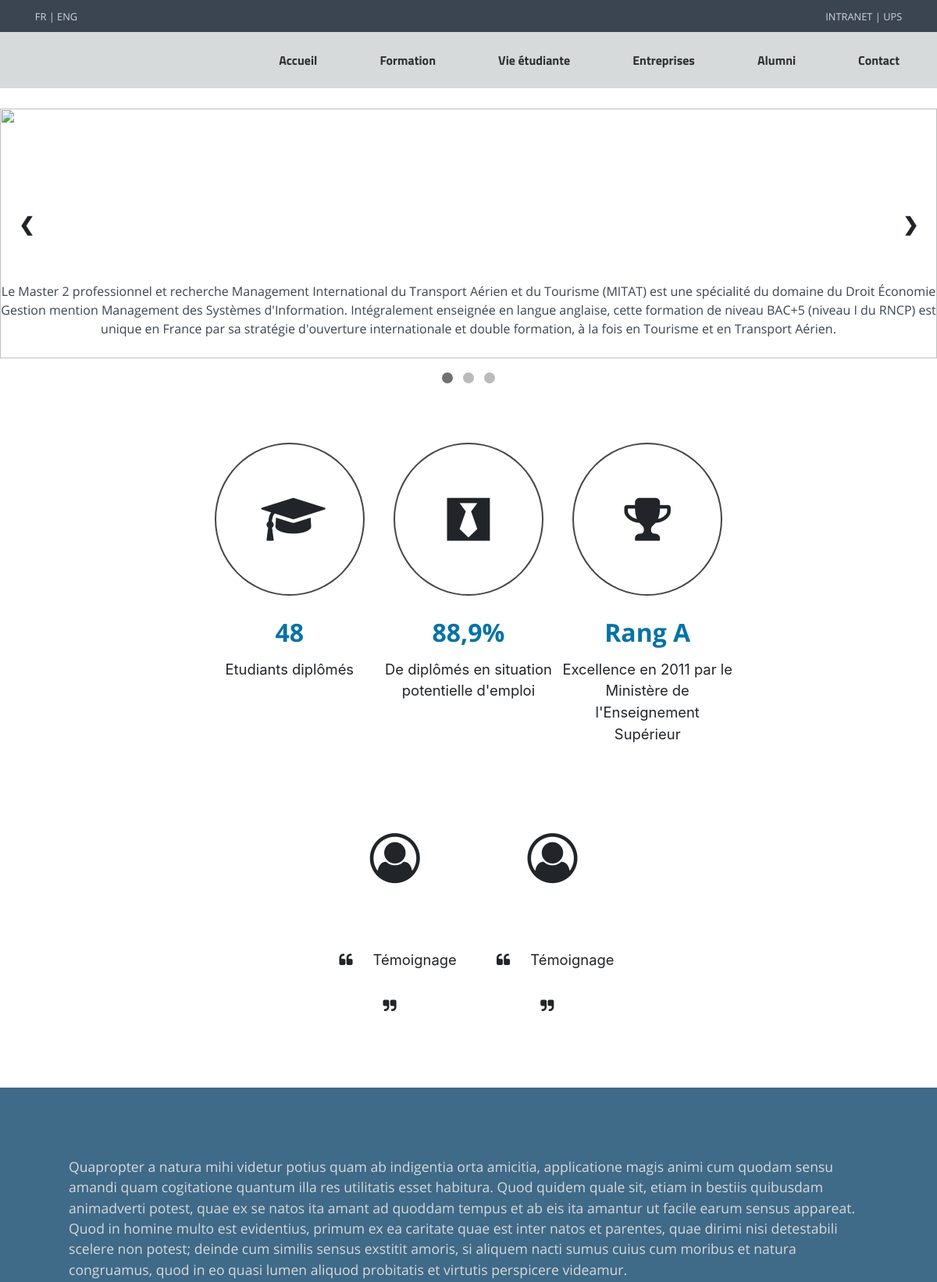
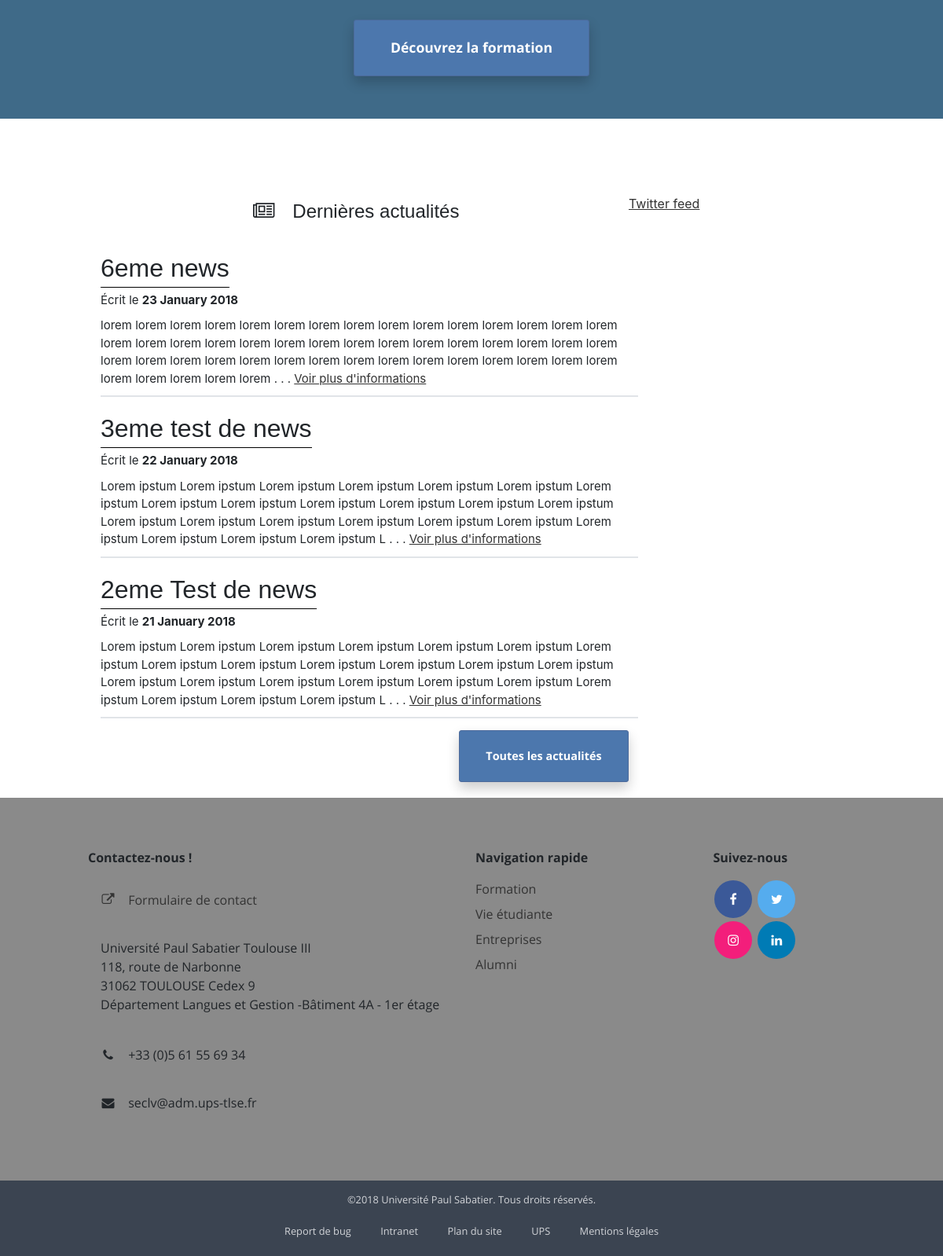
The page / on the database its author committed (2 pictures, top to bottom).
### tables this page shows
CREATE TABLE IF NOT EXISTS `news` (
  `id_news` int(11) NOT NULL AUTO_INCREMENT,
  `title` varchar(100) NOT NULL,
  `contenu` text NOT NULL,
  `date` date NOT NULL,
  PRIMARY KEY (`id_news`)
);

### index.php (the view, shortened to what this page needs)
<!DOCTYPE html>
<html>
<head>
	<link rel="stylesheet" type="text/css" href="style.css">
  	<link rel="stylesheet" type="text/css" href="assets/css/knacss-unminified.css">
  	<link rel="stylesheet" href="https://cdnjs.cloudflare.com/ajax/libs/font-awesome/4.7.0/css/font-awesome.min.css">
  	<link rel="stylesheet" type="text/javascript" href="script.js">
</head>
<body>
	<?php
		require('menu_footer.php');
	?>
	<div class="slideshow-container">
		<div class="slides fade">
		  <img src="" class="slides-img">
		  <div class="slides-text">Le Master 2 professionnel et recherche Management International du Transport Aérien et du Tourisme (MITAT) est une spécialité du domaine du Droit Économie Gestion mention Management des Systèmes d'Information. Intégralement enseignée en langue anglaise, cette formation de niveau BAC+5 (niveau I du RNCP) est unique en France par sa stratégie d'ouverture internationale et double formation, à la fois en Tourisme et en Transport Aérien.</div>
		</div>
		<a class="slides-previous" onclick="plusSlides(-1)">&#10094;</a>
		<a class="slides-next" onclick="plusSlides(1)">&#10095;</a>
		<div class="slides-dots">
		  <span class="dot" onclick="currentSlide(1)"></span>
		  <span class="dot" onclick="currentSlide(2)"></span>
		  <span class="dot" onclick="currentSlide(3)"></span>
		</div>
	</div>
	<div class="key-informations grid-5 has-gutter">
		<div></div>
		<div class="key-information txtcenter">
			<div class="key-information-icon"><i class="fa fa-graduation-cap" style="font-size: 4em"></i></div>
			<p class="key-information-title">48</p>
			<p class="key-information-text">Etudiants diplômés</p>
		</div>
		<div class="key-information txtcenter" >
			<div class="key-information-icon"><i class="fa fa-black-tie" style="font-size: 4em"></i></div>
			<p class="key-information-title">88,9%</p>
			<p class="key-information-text">De diplômés en situation potentielle d'emploi</p>
		</div>
		<div class="key-information txtcenter">
			<div class="key-information-icon"><i class="fa fa-trophy" style="font-size: 4em"></i></div>
			<p class="key-information-title">Rang A</p>
			<p class="key-information-text">Excellence en 2011 par le Ministère
				de l'Enseignement Supérieur</p>
		</div>
		<div></div>
	</div>
	<div class="witnesses grid-6 has-gutter">
		<div></div>
		<div></div>
		<div class="witness txtcenter">
			<div class="witness-img"><i class="fa fa-user-circle-o" style="font-size:4em"></i></div>
			<p class="witness-text"><i class='fa fa-quote-left'></i>
			Témoignage
			<i class='fa fa-quote-right'></i></p>
		</div>
		<div class="witness txtcenter" >
			<div class="witness-img"><i class="fa fa-user-circle-o" style="font-size:4em"></i></div>
			<p class="witness-text"><i class='fa fa-quote-left'></i>
			Témoignage
			<i class='fa fa-quote-right'></i></p>
		</div>
		<div></div>
	<div></div>
	</div>
	<div class="hero-img">
		<p class="hero-img-text center"> Quapropter a natura mihi videtur potius quam ab indigentia orta amicitia, applicatione magis animi cum quodam sensu amandi quam cogitatione quantum illa res utilitatis esset habitura. Quod quidem quale sit, etiam in bestiis quibusdam animadverti potest, quae ex se natos ita amant ad quoddam tempus et ab eis ita amantur ut facile earum sensus appareat. Quod in homine multo est evidentius, primum ex ea caritate quae est inter natos et parentes, quae dirimi nisi detestabili scelere non potest; deinde cum similis sensus exstitit amoris, si aliquem nacti sumus cuius cum moribus et natura congruamus, quod in eo quasi lumen aliquod probitatis et virtutis perspicere videamur. </p>
		<a href="#"><button class="hero-img-button"><span>Découvrez la formation</span></button></a>
	</div>
	<div class="newsfeed grid-6 has gutter">
			<div class="latest-news col-4">
				<p class="latest-news-title txtcenter"><i class="fa fa-newspaper-o"></i>Dernières actualités</p>
				<div class="last-news">
					<?php
					require('connexion.php');
					$req = $link->prepare('select * from news order by date desc limit 3');
					$req->execute();
					while($data = $req->fetch()){
						$list = date_parse($data['date']);
						?>
						<article class="news">
							<h1><?php echo utf8_encode($data['title']); ?> </h1>
							<p class="date">Écrit le <b><?php echo $list['day'].' '.ucfirst(strftime("%B",$list['month'])).' '. $list['year']; ?></b></p>
							<p class="news_contenu"> <?php echo utf8_encode(substr($data['contenu'],0, 300));?> . . .
							<a href="actualité.php?id_news=<?php echo $data['id_news']; ?>">Voir plus d'informations</a>
							</p>
						</article>
						<?php
					}
					?>
				</div>
				<a href="actualité.php" class="hero-img-button newsfeed-btn"><span>Toutes les actualités</span></a>
			</div>
			<div class="twitter col-2 right">
				<article class="news_twitter">
					<a class="twitter-timeline" data-lang="fr" data-width="302" data-height = "600"
						href ="https://twitter.com/ups_amitat?lang=fr">Twitter feed</a>
				</article>
			</div>
	</div>
</body>
</html>

### style.css (style rules this page uses)
body { padding-bottom : 40em; min-height: 100%; height: 100%; position: relative; }
.fa { padding: 1em; font-size: 2em; width: 3em; text-align: center; text-decoration: none; margin: 0.1em; border-radius: 50%; }
.slides { display: none }
.slides-img { width: 100%; height: 20em; }
.slideshow-container { top : 1em; width : 100%; margin: auto; position: relative; }
.slides-previous, .slides-next { cursor: pointer; position: absolute; top: 30%; width: auto; padding: 1em; margin-top: auto; color: black; font-weight: bold; font-size: 1.5em; transition: 0.6s ease; border-radius: 0 3px 3px 0; user-select: none; }
.slides-next { right: 0; border-radius: 3px 0 0 3px; }
.slides-text { color: #3B4451; font-size: 1em; font-family: opensans-regular, Helvetica; padding: 0; position: absolute; bottom: 4em; width: 100%; text-align: center; }
.slides-dots { margin-top: 0.9em; text-align: center; }
.dot { cursor: pointer; height: 0.9em; width: 0.9em; margin: 0 4px; background-color: #bbb; border-radius: 50%; display: inline-block; transition: background-color 0.9s ease; }
.active, .dot:hover { background-color: #717171; }
.fade { -webkit-animation-name: fade; -webkit-animation-duration: 1.8s; animation-name: fade; animation-duration: 1.8s; }
.key-informations { margin-top: 3em; padding: 2em; }
.fa-black-tie { border : #454647 2px solid; }
.fa-graduation-cap { padding: 1em 0.9em; border : #454647 2px solid; }
.fa-trophy { border : #454647 2px solid; }
.key-information-title { margin-top: 0.5em; font-size:2em; font-family: opensans-bold; color : #0673a5; }
.key-information-text { font-size: 1.15em; }
.witness-text { font-size: 1.15em; }
.hero-img { margin-top: 4em; height : 25em; background-color: #3F6A88; }
.hero-img-text { padding : 5em; font-family: opensans-regular; color: #D7DADB; font-size: 1.1em; }
.hero-img-button { box-shadow: 0px 8px 16px 0px rgba(0,0,0,0.2); font-family: opensans-bold; border-radius: 3px; background-color: #4c77ad; border : #4c6a9b solid 1px; color: #FFFFFF; text-align: center; font-size:1.1em; padding: 1.5em; width: 17em; transition: all 0.5s; cursor: pointer; display: block; margin : auto; position: relative; bottom: 4em; }
.hero-img-button span { cursor: pointer; display: inline-block; position: relative; transition: 0.9s; }
.hero-img-button span:after { content: '\00bb'; position: absolute; opacity: 0; top: 0; right: -1em; transition: 0.5s; }
.newsfeed { margin-top : 6em; }
.twitter { width: 20em; margin-right: 5em; }
.latest-news { height : 40em; margin-left: 5em; }
.latest-news-title { font-family: Helvetica; margin-top: -0.7em; font-size: 1.5em; }
.newsfeed-btn { font-size : 0.9em; width: 15em; margin-right: 0; margin-top: 5em; }
.last-news { word-wrap: break-word; display: block; }
.last-news p { font-size: 15px; }
.news { margin-left: 3em; width:95%; word-wrap:break-word; border-bottom: 2px solid #e1e4e8; margin-bottom : 1em; }
.news > h1 { width: -moz-max-content; width: -webkit-max-content; border-bottom: 1px solid black; }

### rows shown on the page
news: title "6eme news", date "23", date "January", date "2018", contenu "lorem lorem lorem lorem lorem lorem lorem lorem lorem lorem lorem lorem lorem lorem lorem lorem lorem lorem lorem lorem lorem lorem lorem lorem lorem lorem lorem lorem lorem lorem lorem lorem lorem lorem lorem lorem lorem lorem lorem lorem lorem lorem lorem lorem lorem lorem lorem lorem lorem lorem"
news: title "3eme test de news", date "22", date "January", date "2018", contenu "Lorem ipstum Lorem ipstum Lorem ipstum Lorem ipstum Lorem ipstum Lorem ipstum Lorem ipstum Lorem ipstum Lorem ipstum Lorem ipstum Lorem ipstum Lorem ipstum Lorem ipstum Lorem ipstum Lorem ipstum Lorem ipstum Lorem ipstum Lorem ipstum Lorem ipstum Lorem ipstum Lorem ipstum Lorem ipstum Lorem ipstum L"
news: title "2eme Test de news", date "21", date "January", date "2018", contenu "Lorem ipstum Lorem ipstum Lorem ipstum Lorem ipstum Lorem ipstum Lorem ipstum Lorem ipstum Lorem ipstum Lorem ipstum Lorem ipstum Lorem ipstum Lorem ipstum Lorem ipstum Lorem ipstum Lorem ipstum Lorem ipstum Lorem ipstum Lorem ipstum Lorem ipstum Lorem ipstum Lorem ipstum Lorem ipstum Lorem ipstum L"
